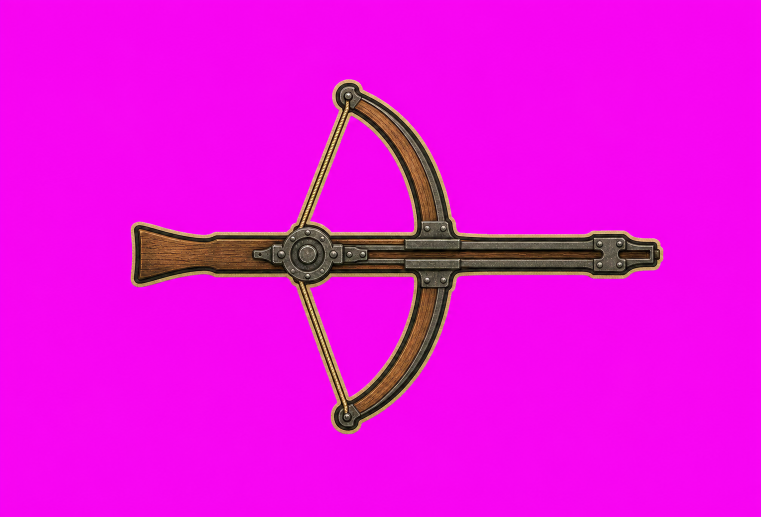
#> input picture v_apha/assets/_archive/crossbow-family-reset-2026-07-22/staging-candidates-modules/tracker/tracker__active_primary__long_range_crossbow_v1_framed_chroma.png, 1521 x 1034 px, found by its file name (shown at 1/2 size)
$ python prepare_tracker_long_range_crossbow.py
#> lines starting #> are read from the running program, lines starting #| are printed output that depends on the picture; after the words box and inside, x2 and y2 are one past the last pixel; in counts of white or black regions, pixels touching at a corner belong together
### v_apha/scripts/prepare_fortress_ranged_stone_chunk_b.py
#!/usr/bin/env python3
"""Promote fortress-ranged stone debris chunk B and compare the shared kit."""

from __future__ import annotations

import json
import shutil
from pathlib import Path

from PIL import Image, ImageDraw, ImageFont


ROOT = Path(__file__).resolve().parents[1]
CANDIDATES = ROOT / "assets/staging/candidates/modules/fortress_ranged"
CANON = ROOT / "assets/approved/canon/modules/fortress_ranged"
REVIEW = ROOT / "assets/staging/reviews/modules/fortress_ranged"
SOURCE = CANDIDATES / "fortress_ranged__debris__stone_rim_chunk_b_v1_chroma.png"
BASE_META = CANON / "fortress_ranged__base_token__round_light_v1.json"
CHUNK_A_IMAGE = CANON / "fortress_ranged__debris__stone_rim_chunk_a_v1_alpha.png"
CHUNK_A_META = CANON / "fortress_ranged__debris__stone_rim_chunk_a_v1.json"
NAME = "fortress_ranged__debris__stone_rim_chunk_b_v1"
SCALE_TO_BASE = 0.115


def chroma_to_alpha(source: Image.Image) -> Image.Image:
    out = source.convert("RGBA")
    pixels = []
    for r, g, b, _ in out.getdata():
        # Key the saturated magenta field while retaining the tan cut edge.
        dominance = min(r - g, b - g)
        # ImageGen leaves a thin compressed pink fringe around the cut line.
        # This asset has no legitimate pink material, so remove the full hue family.
        alpha = 0 if r > 130 and b > 120 and g < 145 and dominance > 32 else 255
        pixels.append((r, g, b, alpha))
#> this loop made 1572714 passes
#> (r, g, b, dominance) on passes 1 to 3: (234, 13, 232, 219), (243, 10, 240, 230), (245, 6, 242, 236)
#> after the loop, pixels = 1572714 items
    out.putdata(pixels)
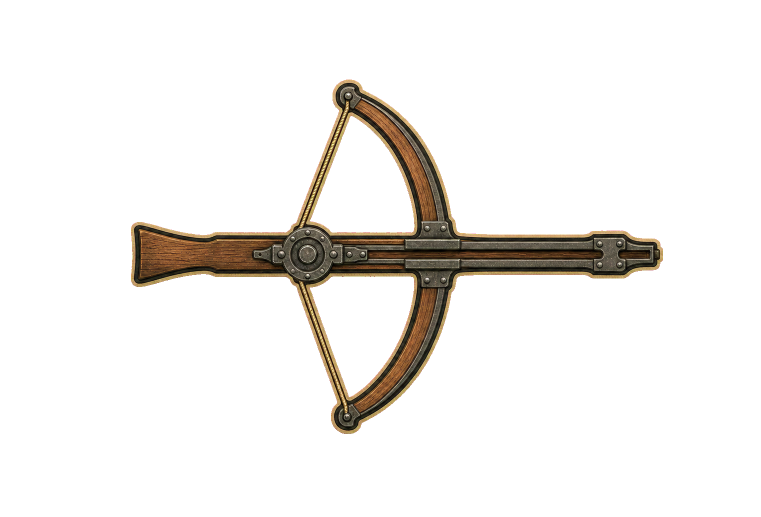
#> out: PIL image 1521x1034 RGBA (shown at 1/2 size); mean R, G, B, A 232.7, 13.5, 223, 25.7; transparent parts drawn white
    return out


# [130 lines left out: functions tight_bbox, center_of_mass, checker, main, not called in this run]


# [2 lines that do not run on import are left out]

### v_apha/scripts/prepare_tracker_long_range_crossbow.py
#!/usr/bin/env python3
"""Promote Tracker long-range crossbow and validate inherited-base rotation."""

from __future__ import annotations

import json
import math
import shutil
from pathlib import Path

from PIL import Image, ImageDraw, ImageFont

from prepare_fortress_ranged_stone_chunk_b import chroma_to_alpha, checker


ROOT = Path(__file__).resolve().parents[1]
NAME = "tracker__active_primary__long_range_crossbow_v1"
CANDIDATES = ROOT / "assets/staging/candidates/modules/tracker"
SOURCE = CANDIDATES / f"{NAME}_framed_chroma.png"
ALPHA_FULL = CANDIDATES / f"{NAME}_alpha_full.png"
CANON = ROOT / "assets/approved/canon/modules/tracker"
REVIEW = ROOT / "assets/staging/reviews/modules/tracker"
SHARED = ROOT / "assets/approved/canon/modules/fortress_ranged"
BASE_META = SHARED / "fortress_ranged__base_token__round_light_v1.json"
CORE = ROOT / "assets/staging/reviews/modules/fortress_ranged/fortress_ranged__base_socket_lantern_housing_v1_composite.png"
SCALE_TO_BASE = 0.74


def bbox(image: Image.Image) -> tuple[int, int, int, int]:
    result = image.getchannel("A").point(lambda a: 255 if a > 18 else 0).getbbox()
#> result = (262, 159, 1326, 868)
    if not result:
        raise RuntimeError("empty Tracker long-range-crossbow cutout")
    return result


def paste_at_pivot(canvas: Image.Image, layer: Image.Image, pivot: list[int], point: tuple[int, int]) -> None:
    canvas.alpha_composite(layer, (point[0] - pivot[0], point[1] - pivot[1]))


def main() -> None:
    CANON.mkdir(parents=True, exist_ok=True)
    REVIEW.mkdir(parents=True, exist_ok=True)
    source = Image.open(SOURCE).convert("RGBA")
    full = chroma_to_alpha(source)
    full.save(ALPHA_FULL, optimize=True)
    bounds = bbox(full)
#> bounds = (262, 159, 1326, 868)
    cutout = full.crop(bounds)
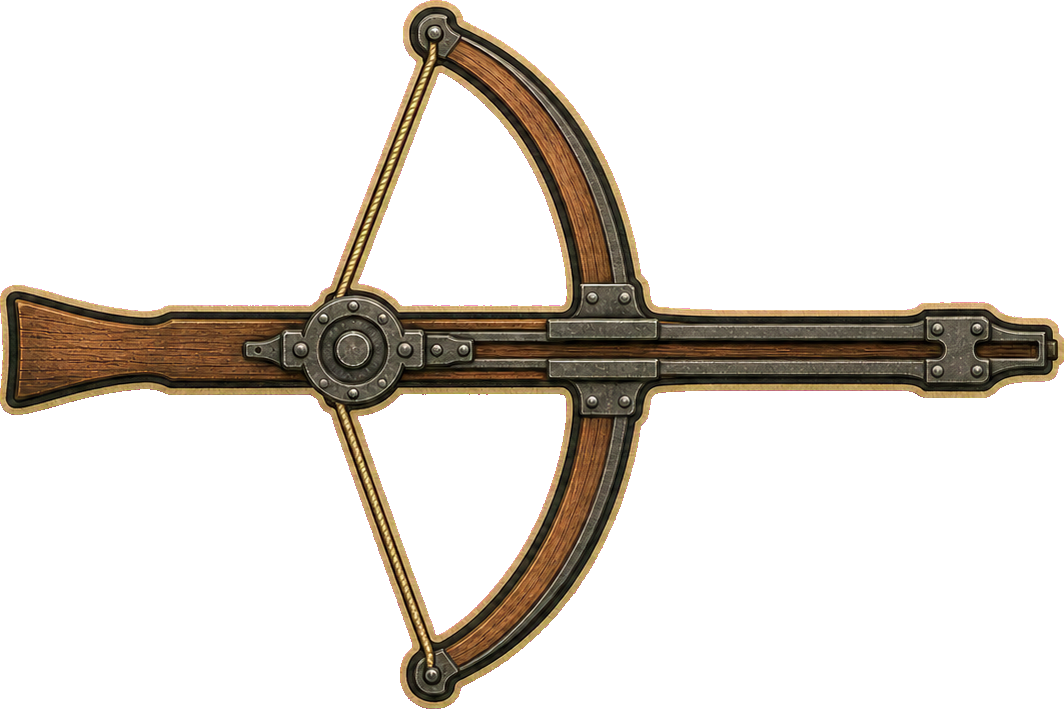
#> cutout: PIL image 1064x709 RGBA; mean R, G, B, A 217.4, 22.6, 202.9, 53.6; transparent parts drawn white

    # The framing edit centered the complete silhouette, not the mechanical axle.
    # The visible bearing is locked at 40.4% of source width on the horizontal axis.
    source_pivot = [round(source.width * 0.404), source.height // 2]
#> source_pivot = [614, 517]
    pivot = [source_pivot[0] - bounds[0], source_pivot[1] - bounds[1]]
#> pivot = [352, 358]
    pivot[0] = min(max(pivot[0], 0), cutout.width - 1)
    pivot[1] = min(max(pivot[1], 0), cutout.height - 1)

    alpha = cutout.getchannel("A")
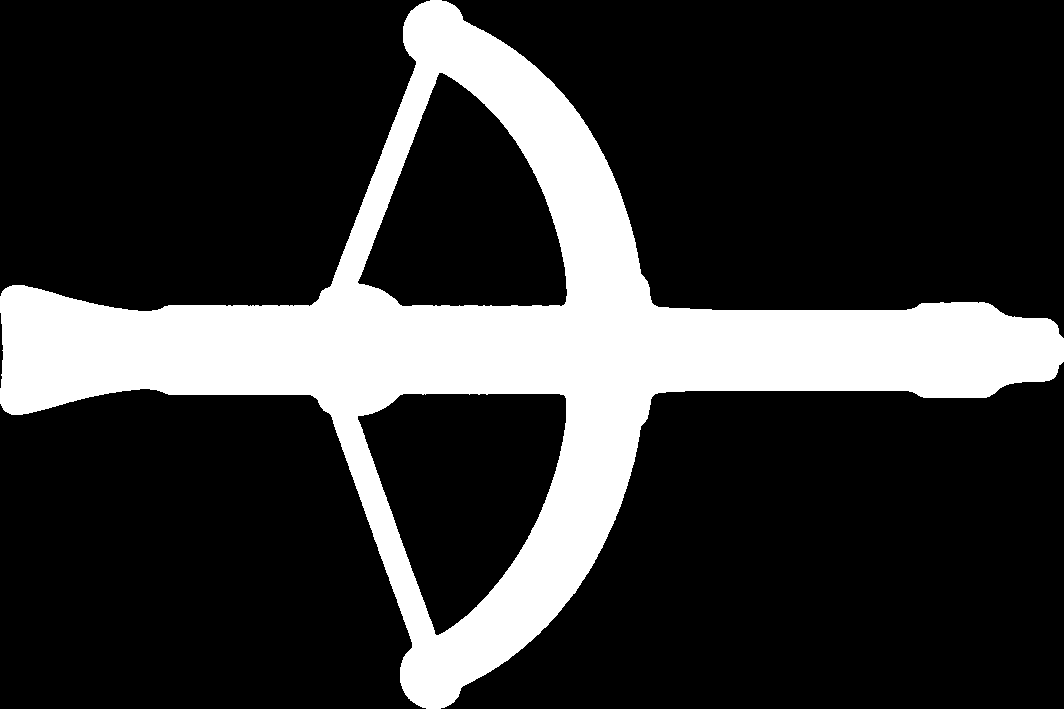
#> alpha: PIL image 1064x709 L; 21% white; 1 white region, box (x1, y1, x2, y2) and area: (0, 0, 1064, 709) 158612
    points = [(x, y) for y in range(cutout.height) for x in range(cutout.width) if alpha.getpixel((x, y)) > 18]
#> points = 158612 items
    muzzle = [max(x for x, _ in points), pivot[1]]
#> muzzle = [1063, 358]
    alpha_path = CANON / f"{NAME}_alpha.png"
    chroma_path = CANON / f"{NAME}_chroma.png"
    cutout.save(alpha_path, optimize=True)
    shutil.copy2(SOURCE, chroma_path)

#> (the run stopped early here; a loop or call above may not have finished)
